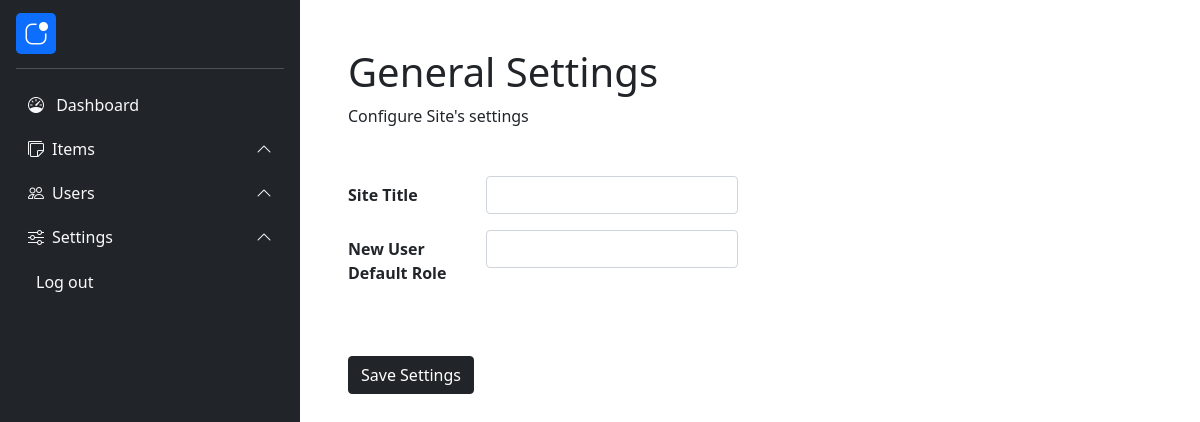
/admin/options.php, run on an earlier commit of the app's database.
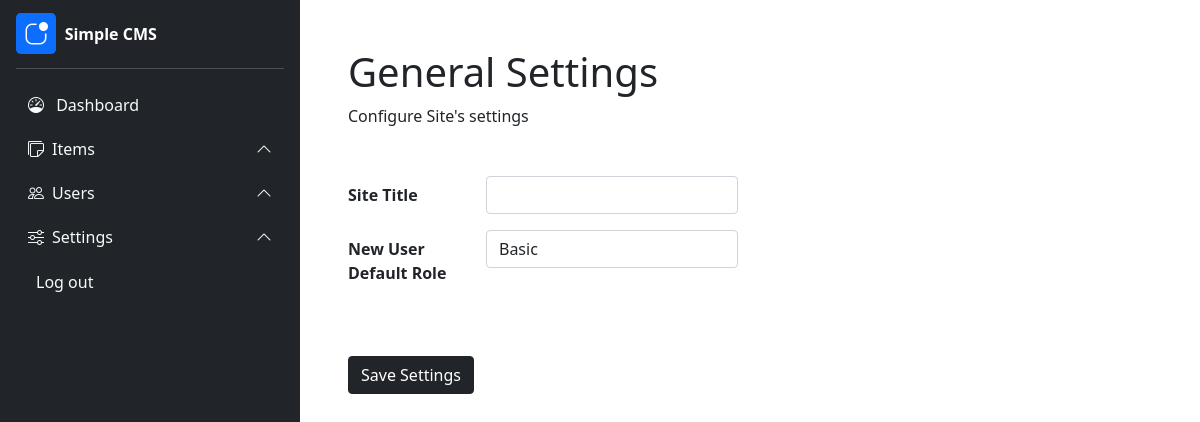
And on a later commit of the database.
### tables this page shows
CREATE TABLE options
(
    `id`              smallint unsigned NOT NULL auto_increment,
    `key`             varchar(255) NOT NULL,
    `value`           varchar(255) NOT NULL,

    PRIMARY KEY (`id`)
);

### admin/options.php (the view, shortened to what this page needs)
<?php
    require_once 'admin.php';
    function page() {
        ?>
        <h1><?php echo get_title() ?></h1>
        <p class="mb-5">Configure Site's settings</p>
        <form>
            <div class="row">
                <div class="col-lg-6">
                    <div class="mb-3 row">
                        <label for="site_title" class="col-sm-4 col-form-label fw-bold">Site Title</label>
                        <div class="col-sm-8">
                        <input type="text" class="form-control" id="site_title" name="site_title" value="">
                        </div>
                    </div>
                </div>
                <div class="col-lg-6"></div>
            </div>
            <div class="row">
                <div class="col-lg-6">
                    <div class="mb-3 row">
                        <label for="default_role" class="col-sm-4 col-form-label fw-bold">New User Default Role</label>
                        <div class="col-sm-8">
                        <select class="form-control" id="default_role" name="default_role">
                            <?php foreach( get_roles() as $key => $value ) {
                                echo "<option value='$key'>$value</option>";
                            } ?>
                        </select>
                        </div>
                    </div>
                </div>
                <div class="col-lg-6"></div>
            </div>
            <button type="submit" class="btn btn-dark mb-3 mt-5">Save Settings</button>
        </form>
    <?php }

### footer.php (shortened to what this page needs)
<!DOCTYPE html>
<html lang="en">
<head>
    <?php
        enqueue_style( 'https://cdn.jsdelivr.net/npm/bootstrap-icons@1.8.0/font/bootstrap-icons.css' );
    ?>
</head>
<body>
    <?php
        if( function_exists( 'content' ) ) {
            content();
        }
    ?>
</body>
</html>

### functions.php (shortened to what this page needs)
<?php
$styles = [];
function enqueue_style( $src, $options = array() ) {
    global $styles;
    $imp_options = implode(' ', array_map( function ( $key, $value ) {
        return "$key=\"$value\"";
    }, array_keys($options), $options) );
    $styles[] = '<link href="' . $src . '" rel="stylesheet" ' . $imp_options . ' />';
}
function render_styles() {
    global $styles;
    foreach( $styles as $key => $value ) {
        echo $value;
    }
}
function get_option( $key ) {
    $conn = new PDO( DB_DSN, DB_USERNAME, DB_PASSWORD );
    $sql = "SELECT value FROM options WHERE `key` = :key";
    $st = $conn->prepare( $sql );
    $st->bindValue( ":key", filter_var( $key, FILTER_SANITIZE_STRING ), PDO::PARAM_STR );
    $st->execute();
    $row = $st->fetch();
    return $row['value'];
}
function get_roles() {
    return unserialize( get_option( 'roles' ) );
}
function get_title() {
    return $GLOBALS['page_title'];
}

### admin/admin.php (shortened to what this page needs)
<?php
function content() {
    ?>
    <button type="button" class="btn btn-dark px-3 m-2 open-sidebar position-absolute">
    </button>
    <div class="sidebar fixed-top bg-dark p-3" style="width: 300px; height: 100vh;">
        <div class="row align-items-center">
            <div class="col-2">
                <i class="bi bi-app-indicator rounded-3 bg-primary text-white px-2 py-1 fs-4"></i>
            </div>
            <div class="col">
                <span class="text-white fw-bold"><?php echo get_option( 'site_title' ) ?></span>
            </div>
        </div>
        <hr class="dropdown-divider bg-light my-3">
        <nav>
            <a href="./admin.php">
                <div class="d-block text-start cursor-pointer btn btn-outline-light my-2">
                    <i class="bi bi-speedometer align-middle"></i>
                    <span class="align-middle ms-2">Dashboard</span>
                </div>
            </a>
            <div class="d-flex justify-content-between align-items-center cursor-pointer btn btn-outline-light my-2 toggle-dropdown">
                <div class="d-flex align-items-center">
                    <i class="bi bi-stickies align-middle"></i>
                    <span class="align-middle ms-2">Items</span>
                </div>
                <span class="text-sm arrow rotate text-sm">
                    <i class="bi bi-chevron-down"></i>
                </span>
            </div>
            <div class="d-flex justify-content-between align-items-center cursor-pointer btn btn-outline-light my-2 toggle-dropdown">
                <div class="d-flex align-items-center">
                    <i class="bi bi-people align-middle"></i>
                    <span class="align-middle ms-2">Users</span>
                </div>
                <span class="text-sm arrow rotate text-sm">
                    <i class="bi bi-chevron-down"></i>
                </span>
            </div>
            <div class="d-flex justify-content-between align-items-center cursor-pointer btn btn-outline-light my-2 toggle-dropdown">
                <div class="d-flex align-items-center">
                    <i class="bi bi-sliders align-middle"></i>
                    <span class="align-middle ms-2">Settings</span>
                </div>
                <span class="text-sm arrow rotate text-sm">
                    <i class="bi bi-chevron-down"></i>
                </span>
            </div>
            <div class="d-block text-start cursor-pointer btn btn-outline-light my-2">
                <span class="align-middle ms-2">Log out</span>
            </div>
        </nav>
    </div>
    <div class="container-fluid p-lg-5">
        <div style="" class="main-page">
            <?php
                if( function_exists( 'page' ) ) {
                    page();
                } else {
                    echo "Welcome!";
                }
            ?>
        </div>
    </div>
<?php }
require_once '../footer.php';

### admin/admin.php (style rules this page uses)
.cursor-pointer { cursor: pointer; }
nav .btn-outline-light { border: none; }
nav .arrow { transition: 0.3s ease; }
nav .rotate { transform: rotate(180deg); }
nav a { text-decoration: none; }
a { text-decoration: none; }
@media (min-width: 992px) { .container-fluid .main-page { padding-left: 300px; } }

What changed in the data, as far as the page shows it:
added options: value "Simple CMS"
added options: default_role "Basic"
